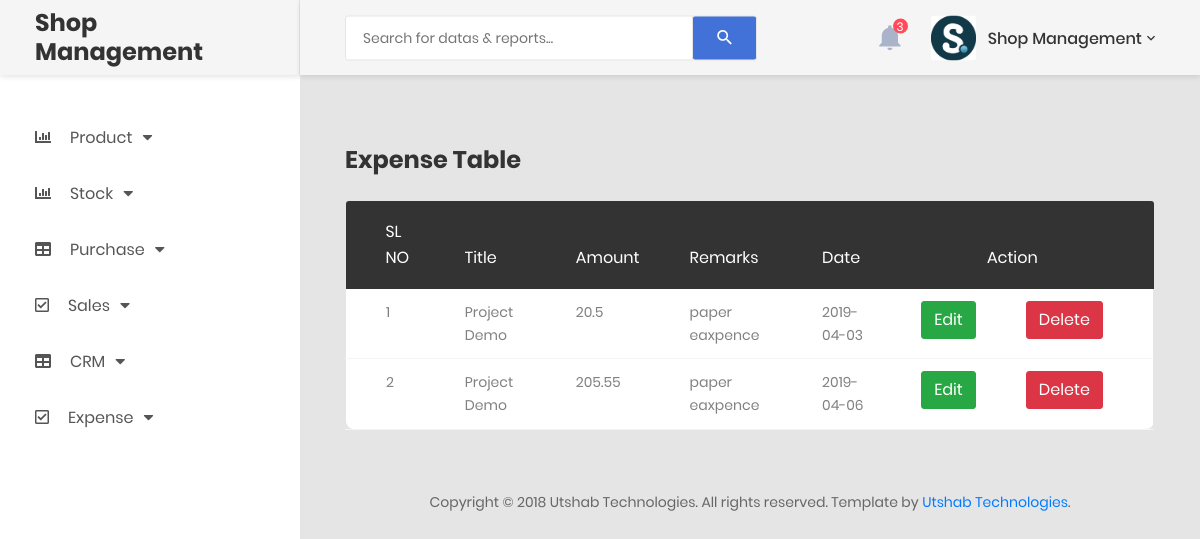
Screenshot of /view_expense.php (signed in) with the database file from the repository.
### tables this page shows
CREATE TABLE `expense` (
  `id` int(11) NOT NULL,
  `title` text NOT NULL,
  `amount` text NOT NULL,
  `remarks` text NOT NULL,
  `date` date NOT NULL
);

### view_expense.php (the view, shortened to what this page needs)
<?php require 'include/header.php' ?>
            <div class="main-content">
                <div class="section__content section__content--p30">
                    <div class="container-fluid">
                            <div class="row m-t-30">
                            <div class="col-md-12">
                                <div class="table-responsive m-b-40">
                                    <table class="table table-borderless table-data3">
                                        <h3>Expense Table</h3>
                                        <br>
                                        <thead>
                                            <tr>
                                                <th>SL NO</th>
                                                <th>Title</th>
                                                <th>Amount</th>
                                                <th>Remarks</th>
                                                <th>Date</th>
                                                <th colspan="2" style="text-align: center;">Action</th>
                                            </tr>
                                        </thead>
                                        <tbody>
                                            <?php
                                                $counter=0;
                                                $query="select * from expense";
                                                $query_run=mysqli_query($connect, $query);
                                                while($row=mysqli_fetch_array($query_run)){
                                                    $counter++;
                                                ?>
                                            <tr>
                                                <td><?php echo $counter; ?></td>
                                                <td><?php echo $row['title']; ?></td>
                                                <td><?php echo $row['amount']; ?></td>
                                                <td><?php echo $row['remarks']; ?></td>
                                                <td><?php echo $row['date']; ?></td>
                                                <td><a href="inc.process/edit_expense_process.php?id=<?php echo $row['id']; ?>"><button type="button" class="btn btn-success">Edit</button></a></td>
                                                <td><a href="inc.process/delete_expense_process.php?id=<?php echo $row['id']; ?>"><button type="button" class="btn btn-danger" >Delete</button></a></td>
                                            <?php } ?>
                                            </tr>
                                        </tbody>
                                    </table>
                                </div>
                            </div>
                        </div>
                        <div class="row">
                            <div class="col-md-12">
                                <div class="copyright">
                                    <p>Copyright © 2018 Utshab Technologies. All rights reserved. Template by <a href="https://colorlib.com">Utshab Technologies</a>.</p>
                                </div>
                            </div>
                        </div>
                    </div>
                </div>
            </div>
        </div>
    </div>
    <?php require 'include/footer.php' ?>

### rows the page displays
expense: title "Project Demo", amount "20.5", remarks "paper eaxpence", date "2019-04-03"
expense: title "Project Demo", amount "205.55", remarks "paper eaxpence", date "2019-04-06"
